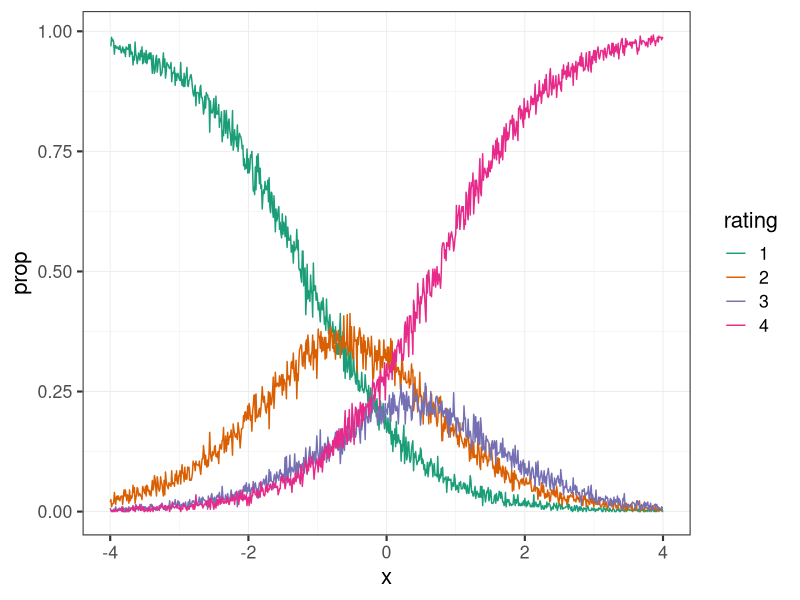
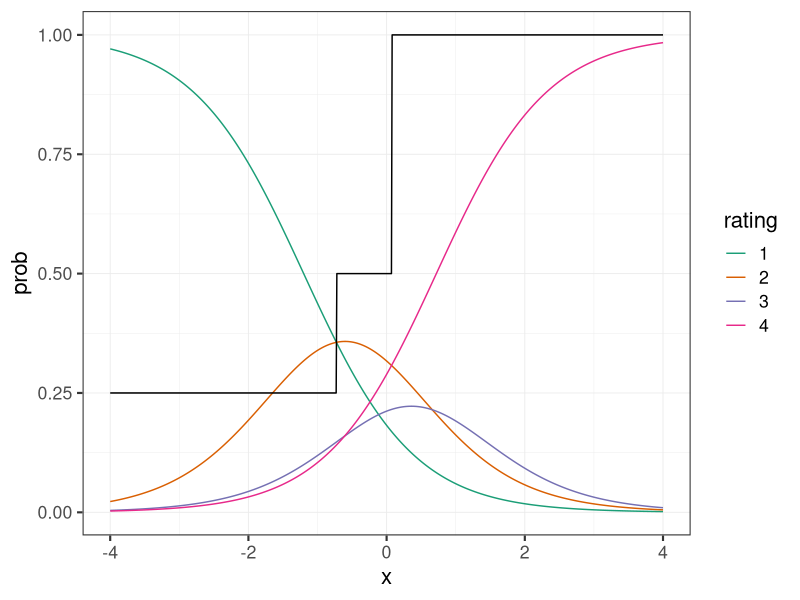
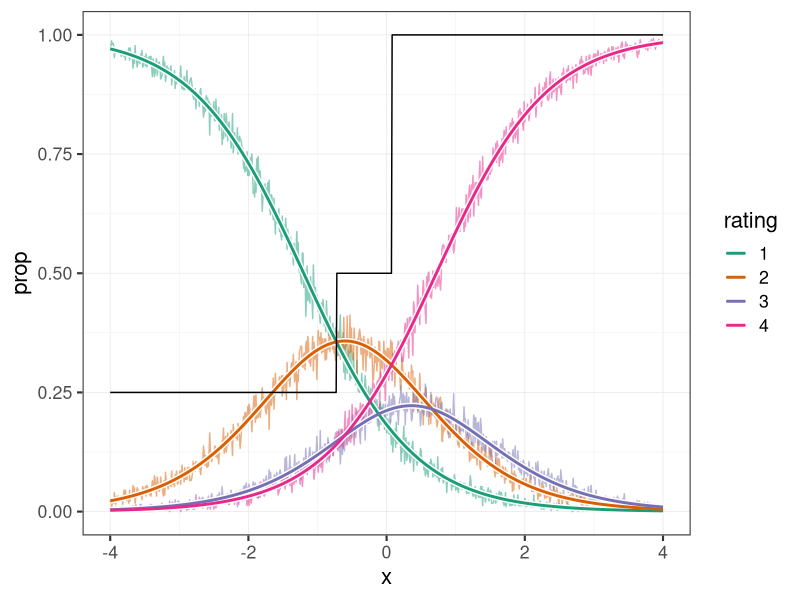
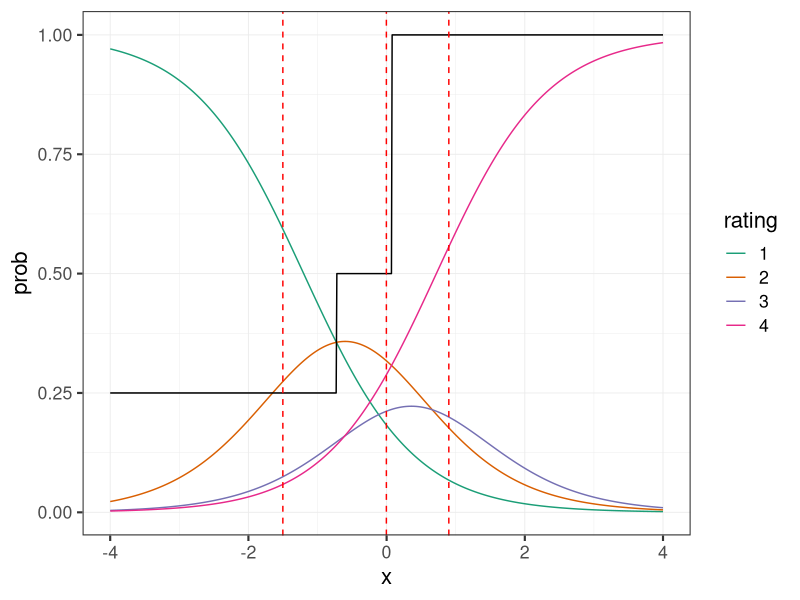
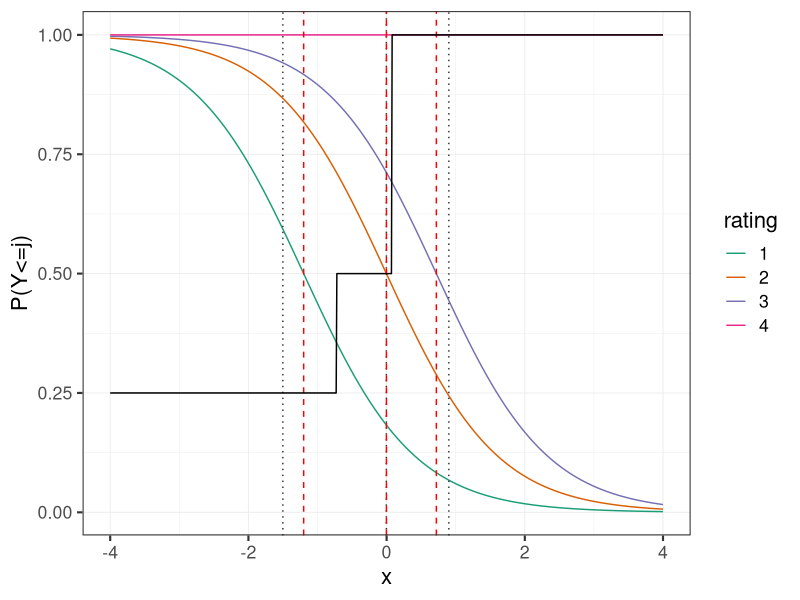
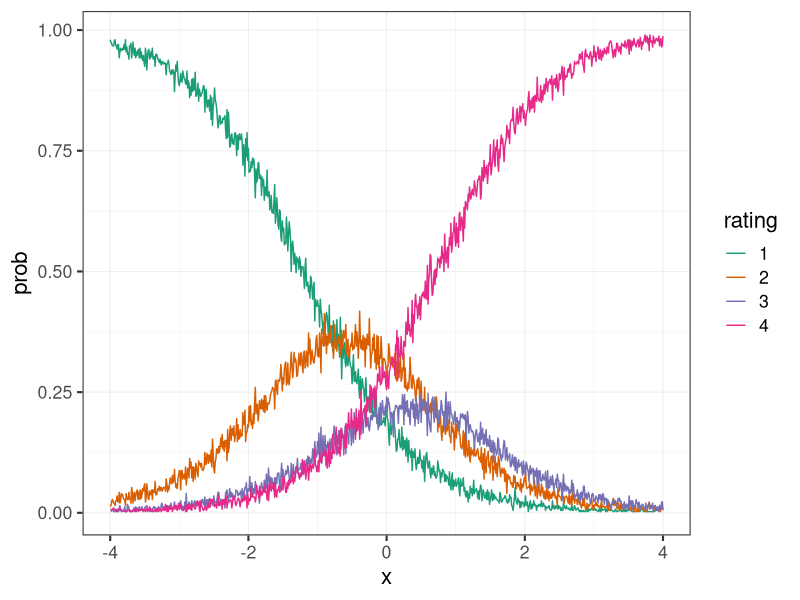
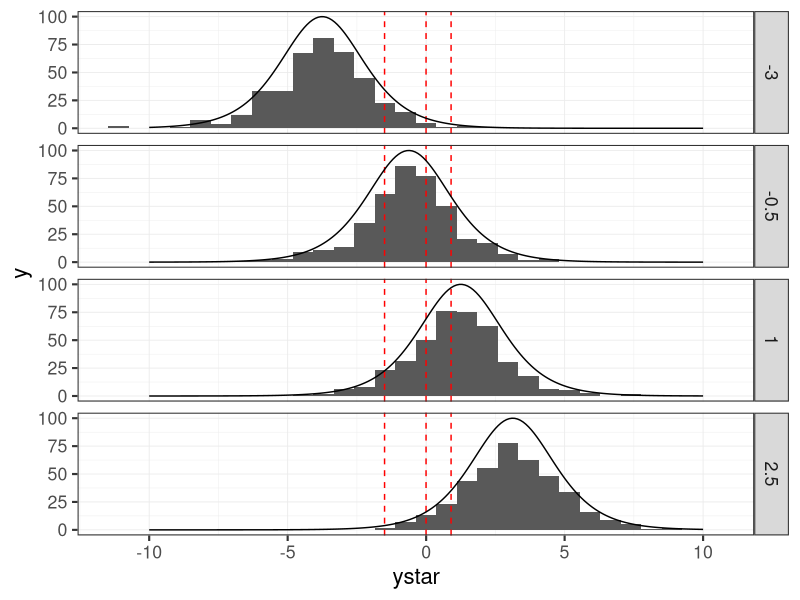

Write R code to recreate these figures, in order.
## ---- chunk 1
library(ordinal)
library(tidyverse)

plot_theme <-
  list(
    scale_color_brewer(palette = "Dark2"),
    theme_bw(base_size = 16),
    theme(panel.grid = element_line(linewidth = .3))
  )
## ---- chunk 2
# Get probabilities for k ratings given k-1 threshold values
get_rating_probabilities <- function(thetas) {
  c(plogis(thetas[1]), diff(c(plogis(thetas), 1)))
  
}

# Multinomial sampling given threshold allocations
sample_ratings <- function(x, thresholds, size = 50, B = 1.25) {
  probs <- get_rating_probabilities(thresholds - B*x)
  rmultinom(1, size, probs)[,1]
}
## ---- chunk 3
xvals <- seq(-4,4, by = .01)
thetas <- c(-1.5,0,.9)
n_points <- 400
## ---- chunk 4
set.seed(111)

# Simulate n_points observations at each value of x
raw_data <-
  data.frame(
    x = rep(xvals, each = 4),
    rating = ordered(rep(1:4, times = length(xvals))),
    response_count = 
      c(
        lapply(xvals, \(x) sample_ratings(x, thetas, size = n_points)), 
        recursive = TRUE
      )
  )

# Convert counts to individual observations
response_data <- 
  raw_data |>
  reframe(.by = c('x', 'rating', 'response_count'),
          response = seq_len(response_count[1]))
## ---- chunk 5
#| classes: preview-image
raw_data |> 
  mutate(prop = response_count / n_points) |>
  ggplot(aes(x = x, y = prop, color = rating)) +
  geom_line() +
  plot_theme
## ---- chunk 6
simulated_mdl <- clm(rating ~ x, data = response_data)
## ---- chunk 7
prob_preds <-
  cbind(x = xvals, 
        predict(simulated_mdl, data.frame(x = xvals), type = "prob")$fit)
rating_preds <-
  cbind(x = xvals, 
        predict(simulated_mdl, data.frame(x = xvals), type = "class")$fit) |>
  as.data.frame()
cumprob_preds <-
  cbind(x = xvals, 
        predict(simulated_mdl, data.frame(x = xvals), type = "cum.prob")$cprob1)

## ---- chunk 8
probs_df <-
  prob_preds |>
  as.data.frame() |>
  pivot_longer(cols = 2:5,
               names_to = "rating",
               values_to = "prob")

cumprob_df <-
  cumprob_preds |>
  as.data.frame() |>
  pivot_longer(cols = 2:5,
               names_to = "rating",
               values_to = "prob")
## ---- chunk 9
probs_df |>
  ggplot(aes(x = x, y = prob, group = rating, color = rating)) +
  geom_line() +
  geom_line(data = rating_preds,
            aes(x = x, y = as.numeric(V2)/4),
            color = "black",
            inherit.aes = FALSE)+
  plot_theme
## ---- chunk 10

raw_data |> 
  mutate(prop = response_count / n_points) |>
  ggplot(aes(x = x, y = prop, color = rating, group = rating)) +
  geom_line(alpha = .5) +
  geom_line(data = probs_df,
            aes(y = prob),
            color = 'white',
            linewidth = 2)+
  geom_line(data = probs_df,
            aes(y = prob),
            linewidth = 1)+
  geom_line(data = rating_preds,
            aes(x = x, y = as.numeric(V2)/4),
            color = "black",
            inherit.aes = FALSE)+
  plot_theme
## ---- chunk 11
plot_thetas <- function(scale = FALSE, 
                        color = 'red', 
                        linetype = 'dashed', 
                        model = simulated_mdl) {
  thetas <- model$Theta
  
  if (scale)
    thetas <- thetas / model$coefficients['x']
  
  lapply(
    thetas, 
    \(t) geom_vline(xintercept = t, color = color, linetype = linetype)
  )
}

probs_df |>
  ggplot(aes(x = x, y = prob, group = rating, color = rating)) +
  geom_line() +
  geom_line(data = rating_preds,
            aes(x = x, y = as.numeric(V2)/4),
            color = "black",
            inherit.aes = FALSE)+
  plot_thetas() +
  plot_theme
## ---- chunk 12
cumprob_df |>
  ggplot(aes(x = x, y = prob, group = rating, color = rating)) +
  geom_line() +
  plot_thetas(scale=FALSE, "gray20", "dotted") +
  plot_thetas(scale=TRUE) +
  geom_line(data = rating_preds,
            aes(x = x, y = as.numeric(V2)/4),
            color = "black",
            inherit.aes = FALSE) +
  plot_theme +
  ylab("P(Y<=j)")
## ---- chunk 13
# Helper to categorize values of Y* to get ratings Y
ystar_to_y <- function(ystar, thresholds = simulated_mdl$Theta[1,]) {
  indices <- seq_along(thresholds)
  max_val <- length(thresholds)+1L
  vapply(ystar, \(y) {
    for (i in indices) {
      if (y < thresholds[i])
        return (i)
    }
    max_val
  }, 1L)
}

# Sample Y* values at values of x given the model's estimated coefficient
sample_ystar <- function(x, n_ratings = n_points, model = simulated_mdl){
  b <- model$coefficients['x']
  
  rlogis(n_ratings, location = b*x) # Not negated here
}

# Helper to sample multiple ratings for a given value of x
sample_rating_from_model <- function(x, n_ratings = n_points, model = simulated_mdl){
  ystar_values <- sample_ystar(x, n_ratings, model)
  
  ystar_to_y(ystar_values)
}

# Sample Y* values and plot
set.seed(111)
sample_data <- 
  data.frame(x = rep(xvals, each = n_points),
             rating = c(lapply(xvals,sample_rating_from_model),recursive=TRUE))

sample_data |> 
  mutate(rating = ordered(rating)) |> 
  group_by(x, rating) |> 
  summarize(response_count = n(),
            prob = response_count / n_points) |> 
  ggplot(aes(x = x, y = prob, color = rating, group = rating)) +
  geom_line() +
  plot_theme
## ---- chunk 14
set.seed(111)
test_x_vals <- c(-3, -.5, 1, 2.5)
ystar_dist_df <- 
  data.frame(x = rep(test_x_vals, each = n_points),
             ystar = c(lapply(test_x_vals,sample_ystar),recursive=TRUE))

beta <- simulated_mdl$coefficients['x']
locations <- summarize(ystar_dist_df,
          .by = 'x') |> 
  mutate(beta_x = beta * x)

ystar_dist_df |> 
  ggplot(aes(x = ystar)) +
  geom_histogram() +
  plot_thetas(FALSE) +
  lapply(test_x_vals, 
         \(l) 
         geom_line(data=data.frame(xvals = seq(-10,10,.1),
                              x = l,
                              y = dlogis(seq(-10,10,.1),location = beta*l)*n_points),
                   aes(x = xvals, y = y, group = x)))+
  facet_grid(x~.) +
  plot_theme
